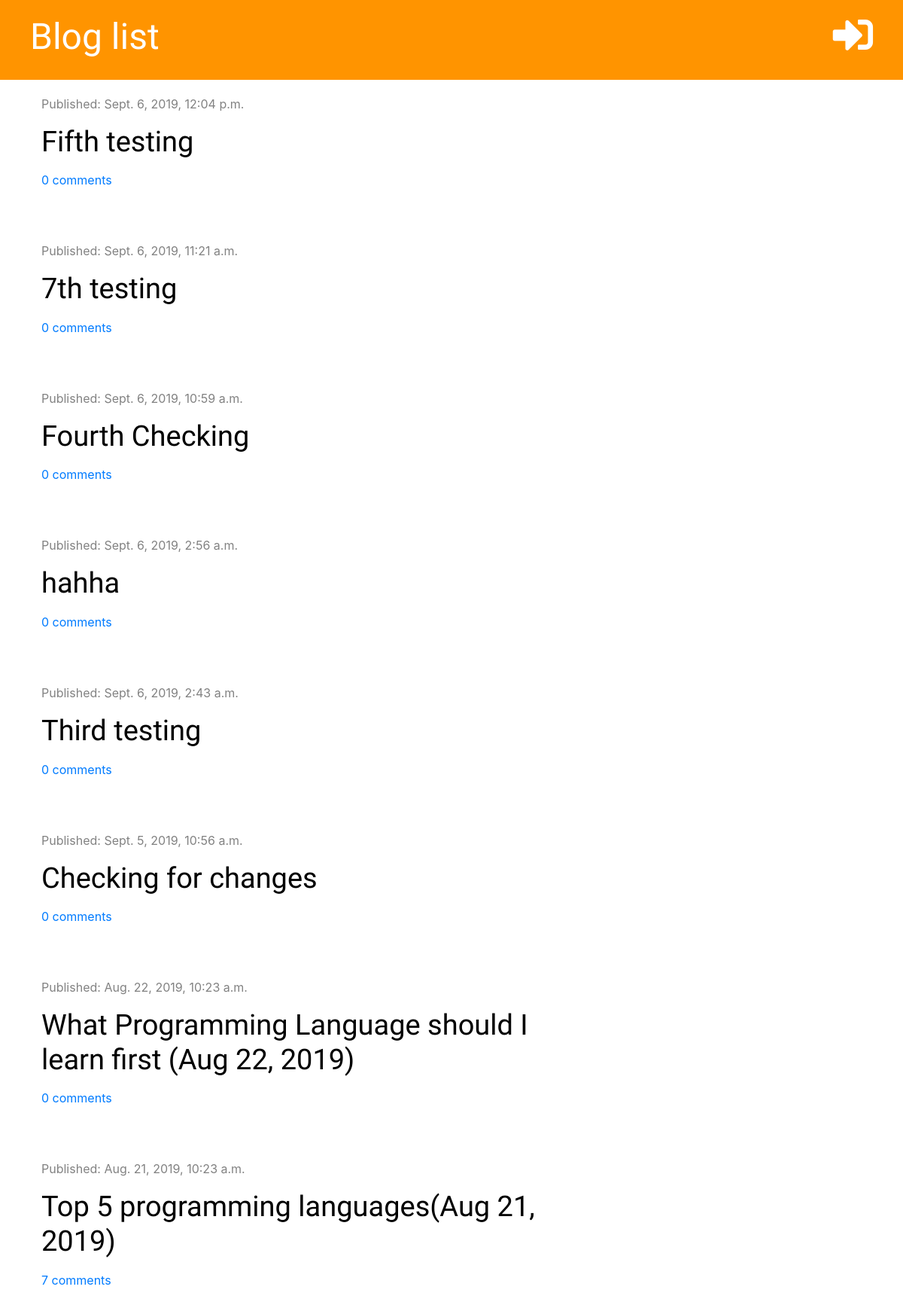
The app's page /, older data.
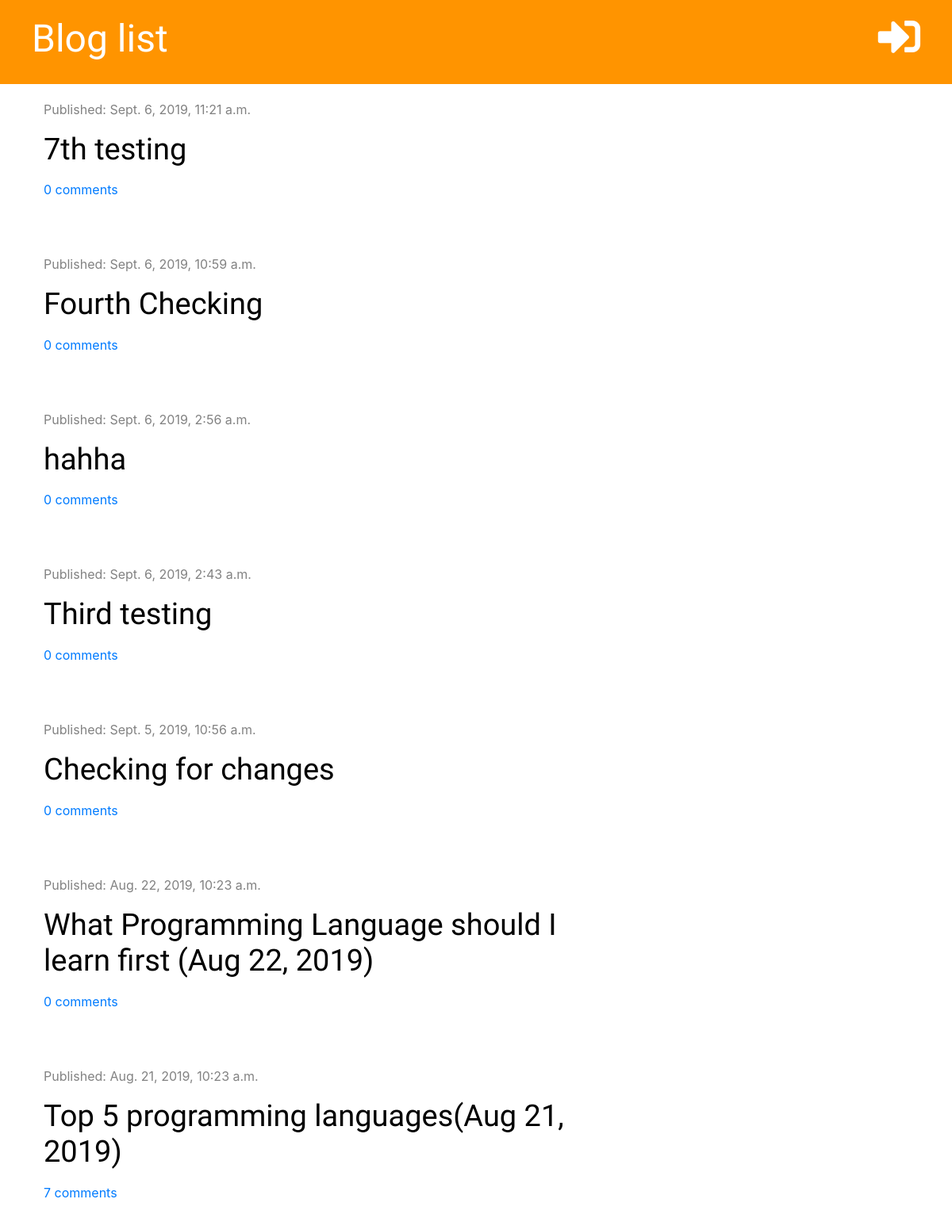
The same page, newer data.
### blog/models.py (models this page shows, shortened)
class Post(models.Model):
    author = models.ForeignKey('auth.User', on_delete=models.CASCADE)
    title = models.CharField(max_length=200)
    text = models.TextField()
    created_date = models.DateTimeField(default=timezone.now)
    published_date = models.DateTimeField(blank=True, null=True)
    def approved_comments(self):
        return self.comments.filter(approved=True)

### blog/views.py (the view)
# urls.py: path('', views.post_list, name='post_list'),
def post_list(request):
    posts = Post.objects.filter(published_date__lte=timezone.now()).order_by('-published_date')
    stuff_for_frontend = {'posts': posts}
    return render(request, 'blog/post_list.html', stuff_for_frontend)

### blog/templatetags/markdownify.py (called while the page is built)
@register.filter
def markdown(value):
    renderer = HighlightRenderer()
    markdown = mistune.Markdown(renderer=renderer)
    return markdown(value)

### blog/templates/blog/post_list.html (shortened to what this page needs)
{% extends 'blog/base.html' %}
{% load markdownify %}
{% block content %}
    {% for post in posts %}
        <div class="post">
            <div class="date">
                <p>Published: {{ post.published_date}}</p>
            </div>
            <h1><a href="{% url 'post_detail' pk=post.pk %}">{{ post.title }}</a></h1>
            <a href="{% url 'post_detail' pk=post.pk %}">{{ post.approved_comments.count }} comments</a>
        </div>
    {% endfor %}
{% endblock %}

Row changes from the older to the newer data that the page shows:
removed Post: published_date "Sept. 6, 2019, 12:04 p.m.", title "Fifth testing", approved_comments.count "0"
